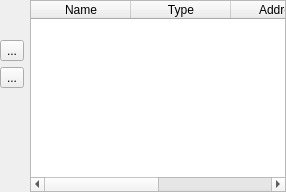
       <widget class="QWidget" name="tab_3" >
        <attribute name="title" >
         <string>Other variables</string>
        </attribute>
        <layout class="QVBoxLayout" >
         <property name="margin" >
          <number>0</number>
         </property>
         <property name="spacing" >
          <number>0</number>
         </property>
         <item>
          <layout class="QHBoxLayout" >
           <property name="margin" >
            <number>0</number>
           </property>
           <property name="spacing" >
            <number>6</number>
           </property>
           <item>
            <layout class="QVBoxLayout" >
             <property name="margin" >
              <number>0</number>
             </property>
             <property name="spacing" >
              <number>6</number>
             </property>
             <item>
              <spacer>
               <property name="orientation" >
                <enum>Qt::Vertical</enum>
               </property>
               <property name="sizeType" >
                <enum>QSizePolicy::Maximum</enum>
               </property>
               <property name="sizeHint" >
                <size>
                 <width>20</width>
                 <height>40</height>
                </size>
               </property>
              </spacer>
             </item>
             <item>
              <widget class="QToolButton" name="addDebugVariable" >
               <property name="text" >
                <string>...</string>
               </property>
               <property name="icon" >
                <iconset resource="../resources/resources.qrc" >:/divers/images/ajouter.png</iconset>
               </property>
              </widget>
             </item>
             <item>
              <widget class="QToolButton" name="removeDebugVariable" >
               <property name="text" >
                <string>...</string>
               </property>
               <property name="icon" >
                <iconset resource="../resources/resources.qrc" >:/divers/images/supprimer.png</iconset>
               </property>
              </widget>
             </item>
             <item>
              <spacer>
               <property name="orientation" >
                <enum>Qt::Vertical</enum>
               </property>
               <property name="sizeHint" >
                <size>
                 <width>20</width>
                 <height>40</height>
                </size>
               </property>
              </spacer>
             </item>
            </layout>
           </item>
           <item>
            <widget class="QTableWidget" name="tableOtherVariables" >
             <property name="alternatingRowColors" >
              <bool>true</bool>
             </property>
             <property name="selectionBehavior" >
              <enum>QAbstractItemView::SelectRows</enum>
             </property>
             <column>
              <property name="text" >
               <string>Name</string>
              </property>
             </column>
             <column>
              <property name="text" >
               <string>Type</string>
              </property>
             </column>
             <column>
              <property name="text" >
               <string>Address</string>
              </property>
             </column>
             <column>
              <property name="text" >
               <string>Value</string>
              </property>
             </column>
            </widget>
           </item>
          </layout>
         </item>
        </layout>
       </widget>
